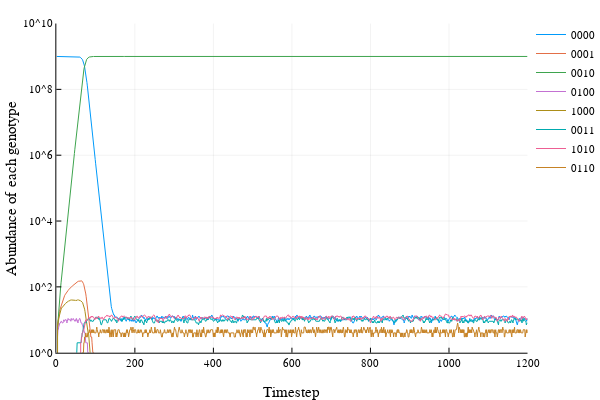

Write notebook code for a chart like this one.
### Markdown cell above
## AM and AMC
AM alone:

### Code cell
criticaltimes, trace, trajectory = run_simulation(barlow[:AM], "0000")
plot_abundance(trace, criticaltimes)

### Figure 1 — Plotly figure (JSON) as saved in the notebook; plotly's stock layout.template omitted (floating-point values rounded to 4 significant figures; data arrays with more than 128 entries replaced by an {"elided": "..."} marker saying what was removed)
{"data": [{"colorbar": {"title": ""}, "line": {"color": "rgba(0, 154, 250, 1.000)", "dash": "solid", "shape": "linear", "width": 1}, "mode": "lines", "name": "0000", "showlegend": true, "type": "scatter", "x": {"elided": "1200 int values"}, "xaxis": "x1", "y": {"elided": "1200 int values"}, "yaxis": "y1"}, {"colorbar": {"title": ""}, "line": {"color": "rgba(227, 111, 71, 1.000)", "dash": "solid", "shape": "linear", "width": 1}, "mode": "lines", "name": "0001", "showlegend": true, "type": "scatter", "x": {"elided": "1200 int values"}, "xaxis": "x1", "y": {"elided": "1200 int values"}, "yaxis": "y1"}, {"colorbar": {"title": ""}, "line": {"color": "rgba(62, 164, 78, 1.000)", "dash": "solid", "shape": "linear", "width": 1}, "mode": "lines", "name": "0010", "showlegend": true, "type": "scatter", "x": {"elided": "1200 int values"}, "xaxis": "x1", "y": {"elided": "1200 int values"}, "yaxis": "y1"}, {"colorbar": {"title": ""}, "line": {"color": "rgba(195, 113, 210, 1.000)", "dash": "solid", "shape": "linear", "width": 1}, "mode": "lines", "name": "0100", "showlegend": true, "type": "scatter", "x": {"elided": "1200 int values"}, "xaxis": "x1", "y": {"elided": "1200 int values"}, "yaxis": "y1"}, {"colorbar": {"title": ""}, "line": {"color": "rgba(172, 142, 24, 1.000)", "dash": "solid", "shape": "linear", "width": 1}, "mode": "lines", "name": "1000", "showlegend": true, "type": "scatter", "x": {"elided": "1200 int values"}, "xaxis": "x1", "y": {"elided": "1200 int values"}, "yaxis": "y1"}, {"colorbar": {"title": ""}, "line": {"color": "rgba(0, 170, 174, 1.000)", "dash": "solid", "shape": "linear", "width": 1}, "mode": "lines", "name": "0011", "showlegend": true, "type": "scatter", "x": {"elided": "1200 int values"}, "xaxis": "x1", "y": {"elided": "1200 int values"}, "yaxis": "y1"}, {"colorbar": {"title": ""}, "line": {"color": "rgba(237, 94, 147, 1.000)", "dash": "solid", "shape": "linear", "width": 1}, "mode": "lines", "name": "1010", "showlegend": true, "type": "scatter", "x": {"elided": "1200 int values"}, "xaxis": "x1", "y": {"elided": "1200 int values"}, "yaxis": "y1"}, {"colorbar": {"title": ""}, "line": {"color": "rgba(198, 130, 37, 1.000)", "dash": "solid", "shape": "linear", "width": 1}, "mode": "lines", "name": "0110", "showlegend": true, "type": "scatter", "x": {"elided": "1200 int values"}, "xaxis": "x1", "y": {"elided": "1200 int values"}, "yaxis": "y1"}], "layout": {"annotations": [], "height": 400, "legend": {"bgcolor": "rgba(255, 255, 255, 1.000)", "bordercolor": "rgba(0, 0, 0, 1.000)", "font": {"color": "rgba(0, 0, 0, 1.000)", "family": "sans-serif", "size": 11}, "x": 1, "y": 1}, "margin": {"b": 20, "l": 0, "r": 0, "t": 20}, "paper_bgcolor": "rgba(255, 255, 255, 1.000)", "plot_bgcolor": "rgba(255, 255, 255, 1.000)", "showlegend": true, "width": 600, "xaxis1": {"anchor": "y1", "domain": [0.1061, 0.9934], "gridcolor": "rgba(0, 0, 0, 0.100)", "gridwidth": 0.5, "linecolor": "rgba(0, 0, 0, 1.000)", "mirror": false, "range": [0, 1200], "showgrid": true, "showline": true, "showticklabels": true, "tickangle": 0, "tickcolor": "rgb(0, 0, 0)", "tickfont": {"color": "rgba(0, 0, 0, 1.000)", "family": "sans-serif", "size": 11}, "tickmode": "array", "ticks": "inside", "ticktext": ["0", "200", "400", "600", "800", "1000", "1200"], "tickvals": [0, 200, 400, 600, 800, 1000, 1200], "title": "Timestep", "titlefont": {"color": "rgba(0, 0, 0, 1.000)", "family": "sans-serif", "size": 15}, "type": "-", "visible": true, "zeroline": false, "zerolinecolor": "rgba(0, 0, 0, 1.000)"}, "yaxis1": {"anchor": "x1", "domain": [0.07581, 0.9902], "gridcolor": "rgba(0, 0, 0, 0.100)", "gridwidth": 0.5, "linecolor": "rgba(0, 0, 0, 1.000)", "mirror": false, "range": [0, 10], "showgrid": true, "showline": true, "showticklabels": true, "tickangle": 0, "tickcolor": "rgb(0, 0, 0)", "tickfont": {"color": "rgba(0, 0, 0, 1.000)", "family": "sans-serif", "size": 11}, "tickmode": "array", "ticks": "inside", "ticktext": ["10^0", "10^2", "10^4", "10^6", "10^8", "10^10"], "tickvals": [1, 100, 10000, 1000000, 100000000, 10000000000], "title": "Abundance of each genotype", "titlefont": {"color": "rgba(0, 0, 0, 1.000)", "family": "sans-serif", "size": 15}, "type": "log", "visible": true, "zeroline": false, "zerolinecolor": "rgba(0, 0, 0, 1.000)"}}}
